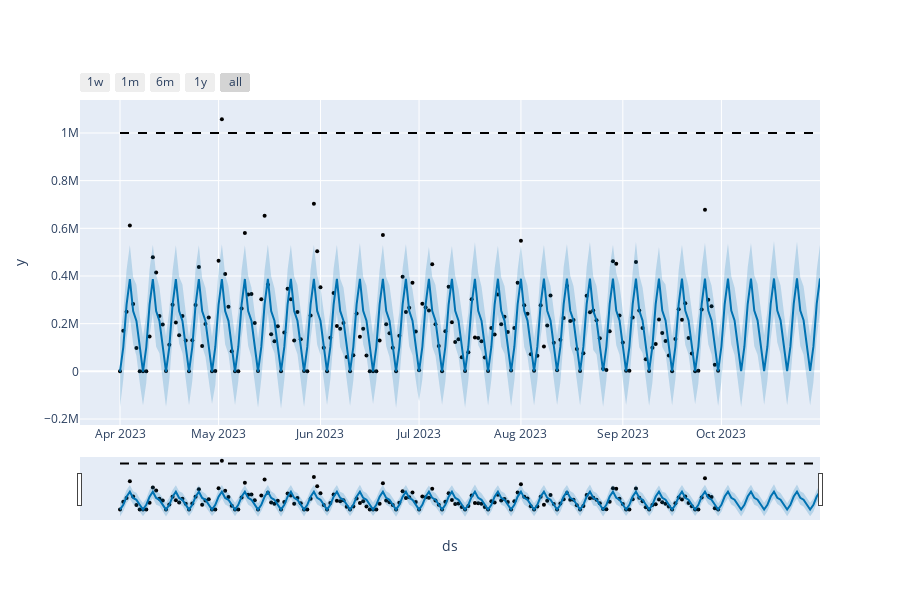

The notebook cell this image was saved under:
### Code cell
# Plotting daily forecast and confidence intervals
plot_plotly(model, forecast)

### Figure 1 — Plotly figure (JSON) as saved in the notebook; plotly's stock layout.template omitted (floating-point values rounded to 4 significant figures; data arrays with more than 128 entries replaced by an {"elided": "..."} marker saying what was removed)
{"data": [{"marker": {"color": "black", "size": 4}, "mode": "markers", "name": "Actual", "type": "scatter", "x": {"elided": "183 str values"}, "y": {"elided": "183 float values"}}, {"hoverinfo": "skip", "line": {"width": 0}, "mode": "lines", "type": "scatter", "x": {"elided": "214 str values"}, "y": {"elided": "214 float values"}}, {"fill": "tonexty", "fillcolor": "rgba(0, 114, 178, 0.2)", "line": {"color": "#0072B2", "width": 2}, "mode": "lines", "name": "Predicted", "type": "scatter", "x": {"elided": "214 str values"}, "y": {"elided": "214 float values"}}, {"fill": "tonexty", "fillcolor": "rgba(0, 114, 178, 0.2)", "hoverinfo": "skip", "line": {"width": 0}, "mode": "lines", "type": "scatter", "x": {"elided": "214 str values"}, "y": {"elided": "214 float values"}}, {"line": {"color": "black", "dash": "dash", "width": 2}, "mode": "lines", "name": "Cap", "type": "scatter", "x": {"elided": "214 str values"}, "y": {"elided": "214 int values"}}], "layout": {"height": 600, "showlegend": false, "width": 900, "xaxis": {"rangeselector": {"buttons": [{"count": 7, "label": "1w", "step": "day", "stepmode": "backward"}, {"count": 1, "label": "1m", "step": "month", "stepmode": "backward"}, {"count": 6, "label": "6m", "step": "month", "stepmode": "backward"}, {"count": 1, "label": "1y", "step": "year", "stepmode": "backward"}, {"step": "all"}]}, "rangeslider": {"visible": true}, "title": {"text": "ds"}, "type": "date"}, "yaxis": {"title": {"text": "y"}}}}
